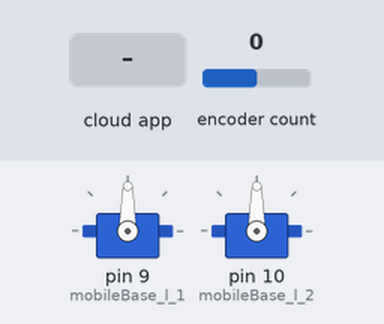
The sketch below on a simulated Arduino Uno, built with avr-gcc and run on an emulated ATmega328P. Parts: 2 × servo. The test bench sets the inputs (shaded band); at power-on: encoder count 0. The ROS host is connected and sends only what is stated.

Above: at 1.2 s.
1.3 s: the phone or cloud app sets motor_power to -100
At 1.9 s:
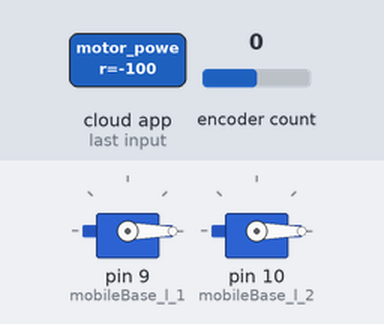
2.8 s: the phone or cloud app sets motor_power to 100
At 4.0 s:
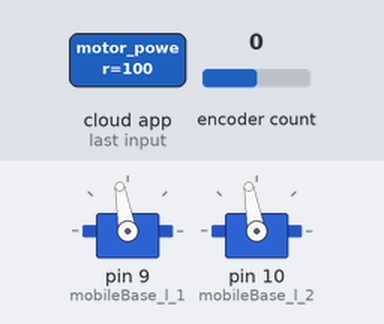
4.3 s: the phone or cloud app sets motor_power to 0
At 5.4 s:
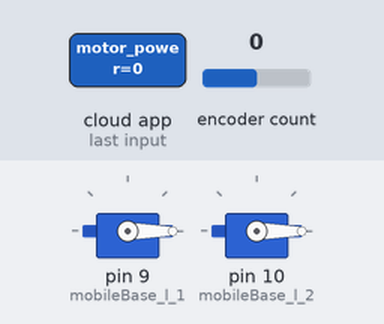
Timing chart, 0 to 7.3 s (numbered marks = the images above; inputs shaded):
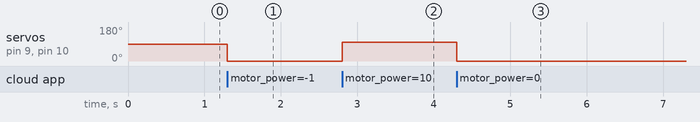

Measured:
- after the input at 1.3 s, servo on pin 9 (mobileBase_l_1), servo on pin 10 (mobileBase_l_2): 90° → 0° at once
- after the input at 2.8 s, servo on pin 9 (mobileBase_l_1), servo on pin 10 (mobileBase_l_2): 0° → 100° at once
- after the input at 4.3 s, servo on pin 9 (mobileBase_l_1), servo on pin 10 (mobileBase_l_2): 100° → 0° at once

The sketch:

test_motor.ino
```cpp
/*
 * rosserial PubSub Example
 * Prints "hello world!" and toggles led
 */
#include <Encoder.h>
#include <ros.h>
#include <std_msgs/Float32.h>
#include <Servo.h>
#include <math.h>

Encoder enc1(2,3);
Servo mobileBase_l_1,mobileBase_l_2;
float feedVx = 0;
float refVx = 0;
int sign=1;
std_msgs::Float32 current_vel_msg;
ros::Publisher current_vel_pub("current_vel", &current_vel_msg);

long oldX = -999;
unsigned long oldTime = 0;

float goal_left = 0;
float diff_goal = 0;

ros::NodeHandle  nh;

#define WHEEL_DIST 0.547
#define WHEEL_RAD 0.125
#define PUB_PERIOD 100

//std_msgs::UInt16 uint16;/
//ros::Publisher servel("servel", &uint1/6);


void MotorCb( const std_msgs::Float32& float_msg){ // 10-170

  unsigned long newTime = millis();

  long newX = enc1.read();
  if (newX != oldX){
    feedVx = map(abs(newX-oldX),0,1000,0,90)*500/3/(newTime-oldTime);//3.14/180*WHEEL_RAD*1000/(newTime-oldTime);
    int8_t sign;
    if (newX-oldX<0) sign = -1;
    else sign = 1;
    oldTime = newTime;
    oldX = newX;
  }
  else{
    feedVx=0;
  }
  mobileBase_l_1.write(float_msg.data);
  mobileBase_l_2.write(float_msg.data);

  current_vel_msg.data = sign*feedVx;

  current_vel_pub.publish(&current_vel_msg);

}


ros::Subscriber<std_msgs::Float32> sub("motor_power", MotorCb );


void setup()
{
//  Serial.begin(57600);
  nh.getHardware()->setBaud(57600);
  nh.initNode();
  nh.advertise(current_vel_pub);
  nh.subscribe(sub);
  mobileBase_l_1.attach(9);
  mobileBase_l_2.attach(10);
}

void loop()
{

  nh.spinOnce();

}
```
